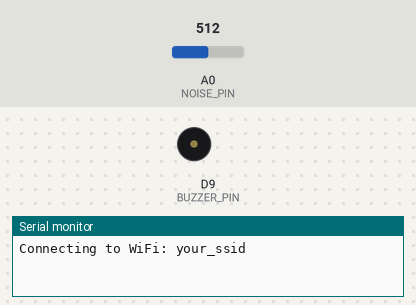
Simulated run of this sketch. Board: Arduino Uno R4 WiFi. On the bench: buzzer (waves = sounding, pin HIGH), the last lines printed to the serial monitor. The test bench sets the inputs (shaded band); at power-on: A0 (NOISE_PIN) = 512. WiFi joins after 1.5 s; servers stay silent unless stated; no MQTT or app messages arrive unless stated.

Above: at 0.1 s.
At 60.1 s:
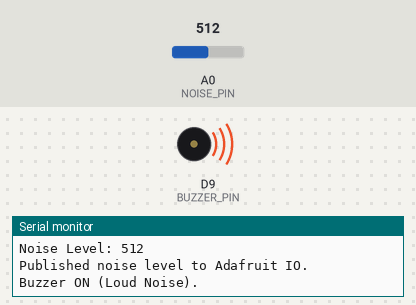
Timing chart, 0 to 61.6 s (numbered marks = the images above):
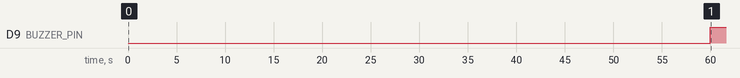

The sketch:

noise.ino
```cpp
/*
Team Number: 19
Team Members:
- Nathan Thokkudubiyyapu (nthok2)
- Srijan Suresh (ssure8)
- Sripad Sirikonda (ssiri5)
- Sailesh Senthilkumar (ssent6)

Project Name: Smart Home Environment Monitoring System
Abstract: Our project aims to develop a Smart Home Environment Monitoring System using
multiple Arduino Uno WiFi microcontrollers to track environmental conditions such as temperature,
humidity, air quality, light levels, and sound levels within a home. The system will leverage
WiFi-based communication to transmit sensor data to an IoT platform, enabling homeowners to
monitor conditions remotely. Additionally, predictive analytics will be employed to optimize
energy efficiency and enhance indoor comfort. The system will integrate with existing smart home
devices, allowing automated HVAC and lighting adjustments for a seamless user experience. */

#include <WiFiS3.h>
#include <WiFiClient.h>
#include <PubSubClient.h>

// WiFi & Adafruit IO credentials
const char* ssid = "your_ssid";
const char* password = "your_password";
const char* mqtt_server   = "io.adafruit.com";
const int   mqtt_port     = 1883;
const char* mqtt_user     = "your_username";
const char* mqtt_password = "your_api_key";

WiFiClient net;
PubSubClient client(net);

#define NOISE_PIN A0
#define BUZZER_PIN 9

unsigned long previousMillis = 0;
const long interval = 60000;

void connectToWiFi() {
  Serial.print("Connecting to WiFi: ");
  Serial.println(ssid);
  WiFi.begin(ssid, password);
  while (WiFi.status() != WL_CONNECTED) {
    Serial.print(".");
  }
  Serial.println("\nWiFi connected!");
  Serial.print("IP Address: ");
  Serial.println(WiFi.localIP());
}

void connectToMQTT() {
  Serial.println("Connecting to Adafruit IO...");
  while (!client.connected()) {
    if (client.connect("arduinoNoiseBuzzer", mqtt_user, mqtt_password)) {
      Serial.println("Connected to Adafruit IO!");
    } else {
      Serial.print("MQTT connection failed, rc=");
      Serial.print(client.state());
      Serial.println(" retrying in 5 seconds...");
    }
  }
}

void setup() {
  Serial.begin(9600);
  pinMode(BUZZER_PIN, OUTPUT);
  connectToWiFi();
  client.setServer(mqtt_server, mqtt_port);
}

void loop() {
  if (!client.connected()) connectToMQTT();
  client.loop();

  unsigned long currentMillis = millis();
  if (currentMillis - previousMillis >= interval) {
    previousMillis = currentMillis;

    int noiseVal = analogRead(NOISE_PIN);
    Serial.print("Noise Level: ");
    Serial.println(noiseVal);

    client.publish("SrijanSuresh/feeds/noiselevel", String(noiseVal).c_str());
    Serial.println("Published noise level to Adafruit IO.");

    if (noiseVal > 30) {
      digitalWrite(BUZZER_PIN, HIGH);
      Serial.println("Buzzer ON (Loud Noise).");
    } else {
      digitalWrite(BUZZER_PIN, LOW);
      Serial.println("Buzzer OFF (Quiet).");
    }
  }
}
```

Measured:
- by itself, D9 (BUZZER_PIN): LOW → HIGH at 60.0 s
